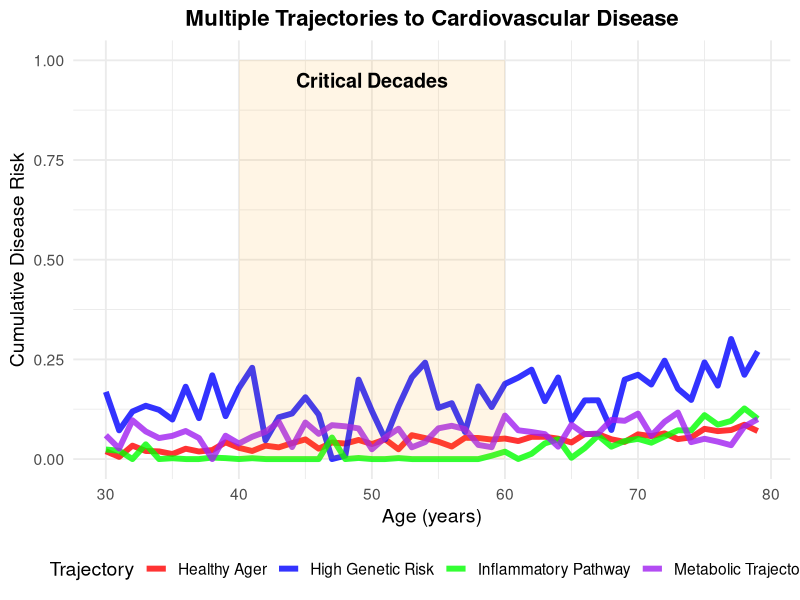
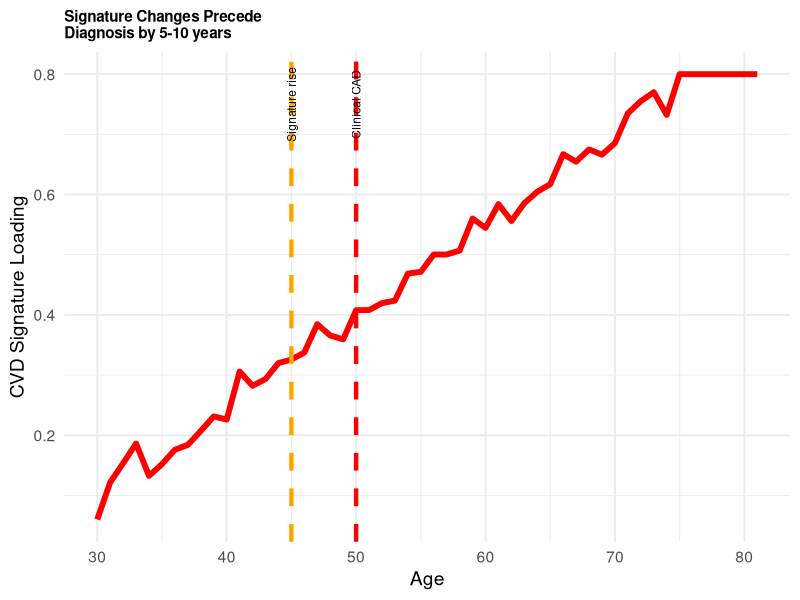
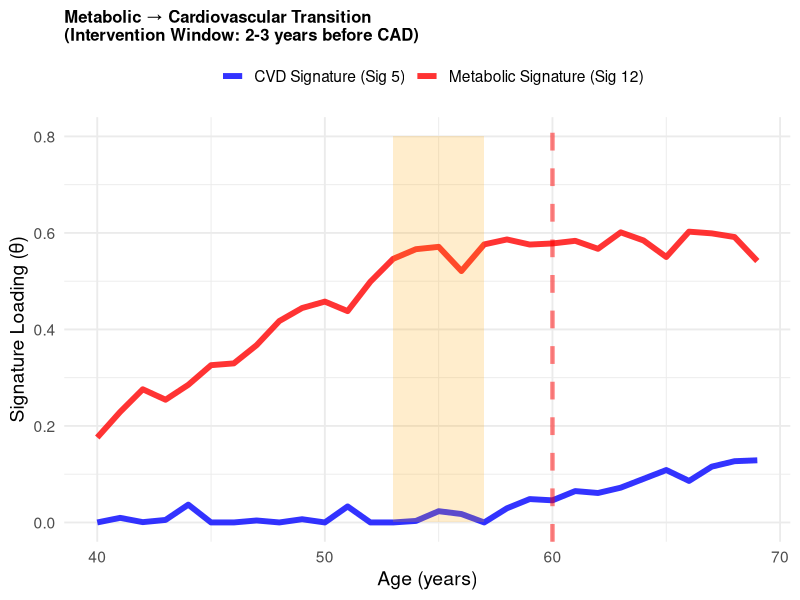
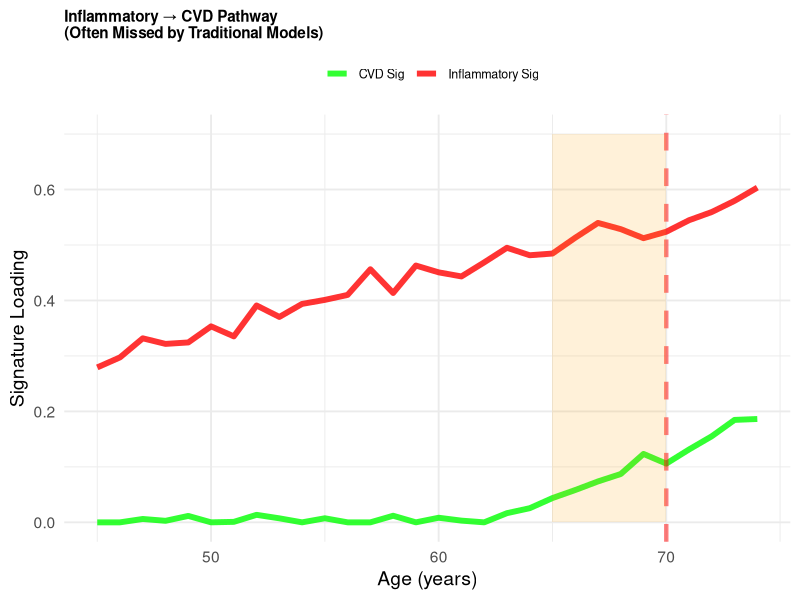
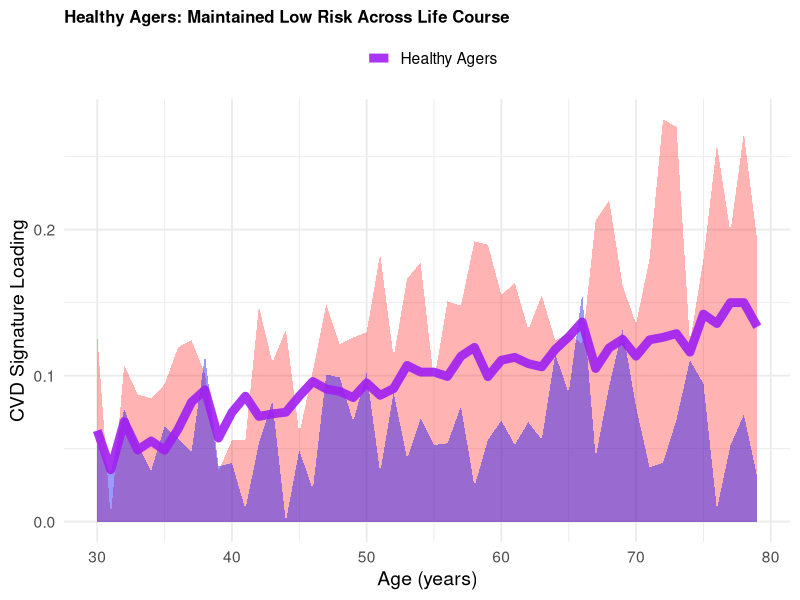
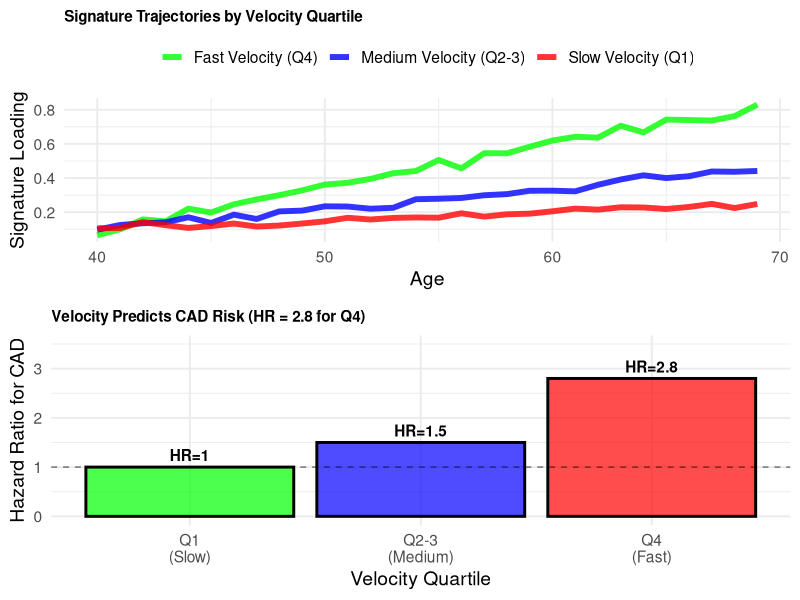
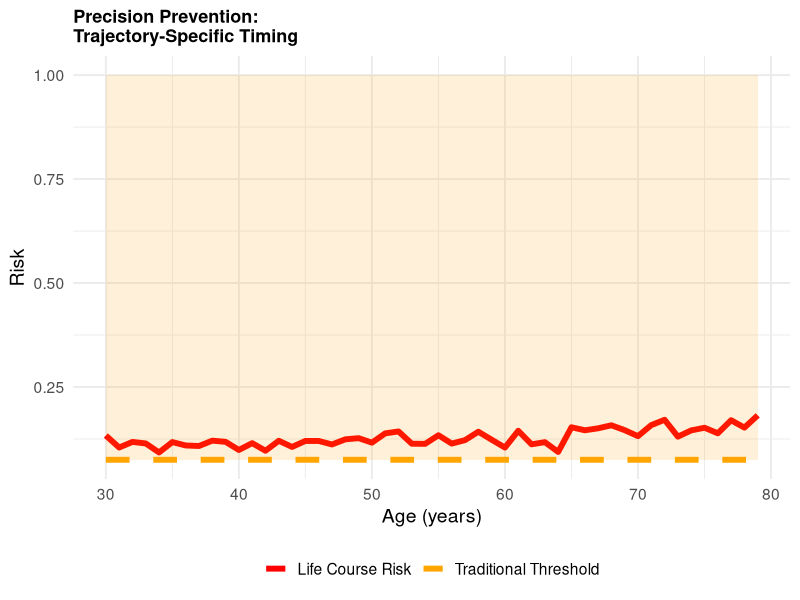

Generate these figures, in order, with R:
## ---- chunk 1
knitr::opts_chunk$set(echo = FALSE, warning = FALSE, message = FALSE,
                     fig.width = 10, fig.height = 6)

# Load libraries
library(ggplot2)
library(dplyr)
library(reshape2)
library(viridis)
library(gridExtra)

# Set theme
theme_set(theme_minimal(base_size = 14))
## ---- chunk 2
# Create synthetic trajectory data
set.seed(42)
ages <- 30:79

# Four different trajectories
genetic_risk <- 0.1 + 0.02 * ((ages - 30)^1.5 / 50) + rnorm(length(ages), 0, 0.05)
genetic_risk <- pmax(0, pmin(1, genetic_risk))

metabolic <- ifelse(ages < 40, 0.05,
                   0.05 + 0.015 * ((ages - 40)^1.2 / 40)) + rnorm(length(ages), 0, 0.03)
metabolic <- pmax(0, pmin(1, metabolic))

inflammatory <- ifelse(ages > 55, 0.02 * ((ages - 55)^1.8 / 50), 0) + rnorm(length(ages), 0, 0.02)
inflammatory <- pmax(0, pmin(1, inflammatory))

healthy <- 0.02 + 0.001 * (ages - 30) + rnorm(length(ages), 0, 0.01)
healthy <- pmax(0, pmin(0.15, healthy))

df <- data.frame(
  Age = rep(ages, 4),
  Risk = c(genetic_risk, metabolic, inflammatory, healthy),
  Trajectory = rep(c("High Genetic Risk", "Metabolic Trajectory",
                    "Inflammatory Pathway", "Healthy Ager"), each = length(ages))
)

ggplot(df, aes(x = Age, y = Risk, color = Trajectory, group = Trajectory)) +
  geom_line(linewidth = 2, alpha = 0.8) +
  annotate("rect", xmin = 40, xmax = 60, ymin = 0, ymax = 1,
           alpha = 0.1, fill = "orange") +
  annotate("text", x = 50, y = 0.95, label = "Critical Decades",
           size = 5, fontface = "bold") +
  scale_color_manual(values = c("red", "blue", "green", "purple")) +
  labs(x = "Age (years)", y = "Cumulative Disease Risk",
       title = "Multiple Trajectories to Cardiovascular Disease") +
  theme(legend.position = "bottom",
        plot.title = element_text(size = 16, face = "bold", hjust = 0.5))
## ---- chunk 3
ages_short <- 30:81
sig_genetic <- 0.1 + 0.015 * (ages_short - 30) + rnorm(length(ages_short), 0, 0.02)
sig_genetic <- pmax(0, pmin(0.8, sig_genetic))

df_gen <- data.frame(Age = ages_short, Signature = sig_genetic)

ggplot(df_gen, aes(x = Age, y = Signature)) +
  geom_line(color = "red", linewidth = 2) +
  geom_vline(xintercept = 45, linetype = "dashed", color = "orange", linewidth = 1.5) +
  geom_vline(xintercept = 50, linetype = "dashed", color = "red", linewidth = 1.5) +
  annotate("text", x = 45, y = 0.75, label = "Signature rise", size = 3, angle = 90) +
  annotate("text", x = 50, y = 0.75, label = "Clinical CAD", size = 3, angle = 90) +
  labs(x = "Age", y = "CVD Signature Loading",
       title = "Signature Changes Precede\nDiagnosis by 5-10 years") +
  theme(plot.title = element_text(size = 11, face = "bold"))
## ---- chunk 4
ages_met <- 40:69
sig_metabolic <- 0.2 + 0.025 * pmin(ages_met - 40, 15) + rnorm(length(ages_met), 0, 0.02)
sig_metabolic <- pmax(0, pmin(1, sig_metabolic))

sig_cvd <- ifelse(ages_met > 52, 0.02 * ((ages_met - 52)^1.5 / 10), 0) + rnorm(length(ages_met), 0, 0.015)
sig_cvd <- pmax(0, pmin(1, sig_cvd))

df_met <- data.frame(
  Age = rep(ages_met, 2),
  Signature = c(sig_metabolic, sig_cvd),
  Type = rep(c("Metabolic Signature (Sig 12)", "CVD Signature (Sig 5)"),
             each = length(ages_met))
)

ggplot(df_met, aes(x = Age, y = Signature, color = Type)) +
  geom_line(linewidth = 2, alpha = 0.8) +
  annotate("rect", xmin = 53, xmax = 57, ymin = 0, ymax = 0.8,
           alpha = 0.2, fill = "orange") +
  geom_vline(xintercept = 60, linetype = "dashed", color = "red", alpha = 0.5, linewidth = 1.5) +
  scale_color_manual(values = c("blue", "red")) +
  labs(x = "Age (years)", y = "Signature Loading (θ)",
       title = "Metabolic → Cardiovascular Transition\n(Intervention Window: 2-3 years before CAD)",
       color = "") +
  theme(legend.position = "top",
        plot.title = element_text(size = 12, face = "bold"))
## ---- chunk 5
ages_inflam <- 45:74
sig_inflam <- 0.3 + 0.01 * (ages_inflam - 45) + rnorm(length(ages_inflam), 0, 0.02)
sig_cv_inflam <- ifelse(ages_inflam > 60,
                        0.03 * ((ages_inflam - 60)^1.3 / 5), 0) + rnorm(length(ages_inflam), 0, 0.01)
sig_cv_inflam <- pmax(0, pmin(1, sig_cv_inflam))

df_inflam <- data.frame(
  Age = rep(ages_inflam, 2),
  Signature = c(sig_inflam, sig_cv_inflam),
  Type = rep(c("Inflammatory Sig", "CVD Sig"), each = length(ages_inflam))
)

ggplot(df_inflam, aes(x = Age, y = Signature, color = Type)) +
  geom_line(linewidth = 2, alpha = 0.8) +
  geom_vline(xintercept = 70, linetype = "dashed", color = "red", alpha = 0.5, linewidth = 1.5) +
  annotate("rect", xmin = 65, xmax = 70, ymin = 0, ymax = 0.7,
           alpha = 0.15, fill = "orange") +
  scale_color_manual(values = c("green", "red")) +
  labs(x = "Age (years)", y = "Signature Loading",
       title = "Inflammatory → CVD Pathway\n(Often Missed by Traditional Models)",
       color = "") +
  theme(legend.position = "top",
        plot.title = element_text(size = 11, face = "bold"),
        legend.text = element_text(size = 9))
## ---- chunk 6
ages_full <- 30:79

healthy_sig <- 0.05 + 0.002 * (ages_full - 30) + rnorm(length(ages_full), 0, 0.01)
healthy_sig <- pmax(0, pmin(0.15, healthy_sig))

avg_sig <- 0.05 + 0.01 * ((ages_full - 30)^1.1 / 30) + rnorm(length(ages_full), 0, 0.03)
avg_sig <- pmax(0, pmin(0.6, avg_sig))

high_sig <- 0.1 + 0.02 * ((ages_full - 30)^1.3 / 30) + rnorm(length(ages_full), 0, 0.04)
high_sig <- pmax(0, pmin(1, high_sig))

df_healthy <- data.frame(Age = ages_full, High = high_sig, Average = avg_sig, Healthy = healthy_sig)

ggplot(df_healthy, aes(x = Age)) +
  geom_ribbon(aes(ymin = 0, ymax = High), fill = "red", alpha = 0.3) +
  geom_ribbon(aes(ymin = 0, ymax = Average), fill = "blue", alpha = 0.4) +
  geom_line(aes(y = Healthy, color = "Healthy Agers"), linewidth = 3, alpha = 0.9) +
  scale_color_manual(values = "purple", name = "") +
  labs(x = "Age (years)", y = "CVD Signature Loading",
       title = "Healthy Agers: Maintained Low Risk Across Life Course") +
  theme(legend.position = "top",
        plot.title = element_text(size = 12, face = "bold"))
## ---- chunk 7
ages_vel <- 40:69

slow_vel <- 0.1 + 0.005 * (ages_vel - 40) + rnorm(length(ages_vel), 0, 0.01)
slow_vel <- pmax(0, pmin(1, slow_vel))

med_vel <- 0.1 + 0.012 * (ages_vel - 40) + rnorm(length(ages_vel), 0, 0.015)
med_vel <- pmax(0, pmin(1, med_vel))

fast_vel <- 0.1 + 0.025 * (ages_vel - 40) + rnorm(length(ages_vel), 0, 0.02)
fast_vel <- pmax(0, pmin(1, fast_vel))

df_vel <- data.frame(
  Age = rep(ages_vel, 3),
  Signature = c(slow_vel, med_vel, fast_vel),
  Velocity = rep(c("Slow Velocity (Q1)", "Medium Velocity (Q2-3)", "Fast Velocity (Q4)"),
                each = length(ages_vel))
)

p1 <- ggplot(df_vel, aes(x = Age, y = Signature, color = Velocity)) +
  geom_line(linewidth = 2, alpha = 0.8) +
  scale_color_manual(values = c("green", "blue", "red")) +
  labs(y = "Signature Loading", title = "Signature Trajectories by Velocity Quartile") +
  theme(legend.position = "top", legend.title = element_blank(),
        plot.title = element_text(size = 11, face = "bold"))

df_hr <- data.frame(
  Quartile = c("Q1\n(Slow)", "Q2-3\n(Medium)", "Q4\n(Fast)"),
  HR = c(1.0, 1.5, 2.8),
  Color = c("green", "blue", "red")
)

p2 <- ggplot(df_hr, aes(x = Quartile, y = HR, fill = Color)) +
  geom_col(alpha = 0.7, color = "black", linewidth = 1) +
  geom_hline(yintercept = 1, linetype = "dashed", alpha = 0.5) +
  geom_text(aes(label = paste0("HR=", HR)), vjust = -0.5, fontface = "bold") +
  scale_fill_identity() +
  labs(x = "Velocity Quartile", y = "Hazard Ratio for CAD",
       title = "Velocity Predicts CAD Risk (HR = 2.8 for Q4)") +
  ylim(0, 3.5) +
  theme(plot.title = element_text(size = 11, face = "bold"))

gridExtra::grid.arrange(p1, p2, ncol = 1)
## ---- chunk 8
ages_comp <- 30:79

trad_line <- rep(0.075, length(ages_comp))
patient1 <- 0.1 + 0.02 * ((ages_comp - 30)^1.3 / 50) + rnorm(length(ages_comp), 0, 0.015)
patient1 <- pmax(0, pmin(1, patient1))

df_comp <- data.frame(
  Age = rep(ages_comp, 2),
  Risk = c(trad_line, patient1),
  Type = rep(c("Traditional Threshold", "Life Course Risk"), each = length(ages_comp))
)

ggplot(df_comp, aes(x = Age, y = Risk, color = Type, linetype = Type)) +
  geom_line(linewidth = 2) +
  annotate("rect", xmin = 30, xmax = 79, ymin = 0.075, ymax = 1, alpha = 0.15, fill = "orange") +
  scale_color_manual(values = c("Life Course Risk" = "red", "Traditional Threshold" = "orange")) +
  scale_linetype_manual(values = c("Life Course Risk" = "solid", "Traditional Threshold" = "dashed")) +
  labs(x = "Age (years)", y = "Risk",
       title = "Precision Prevention:\nTrajectory-Specific Timing") +
  theme(legend.position = "bottom", legend.title = element_blank(),
        plot.title = element_text(size = 13, face = "bold"))
